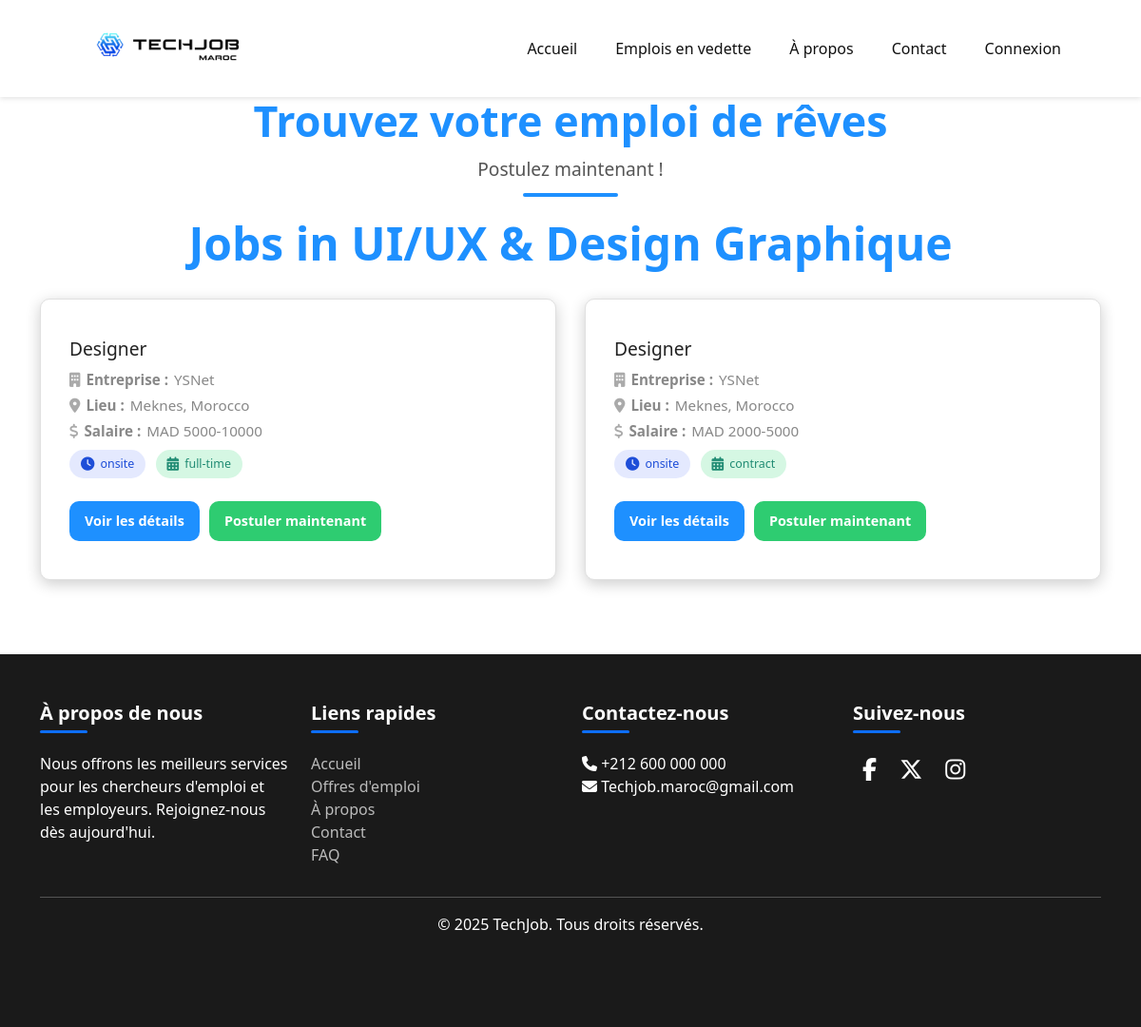
The app's page /Pages/JobsListing.php?category=9, older data.
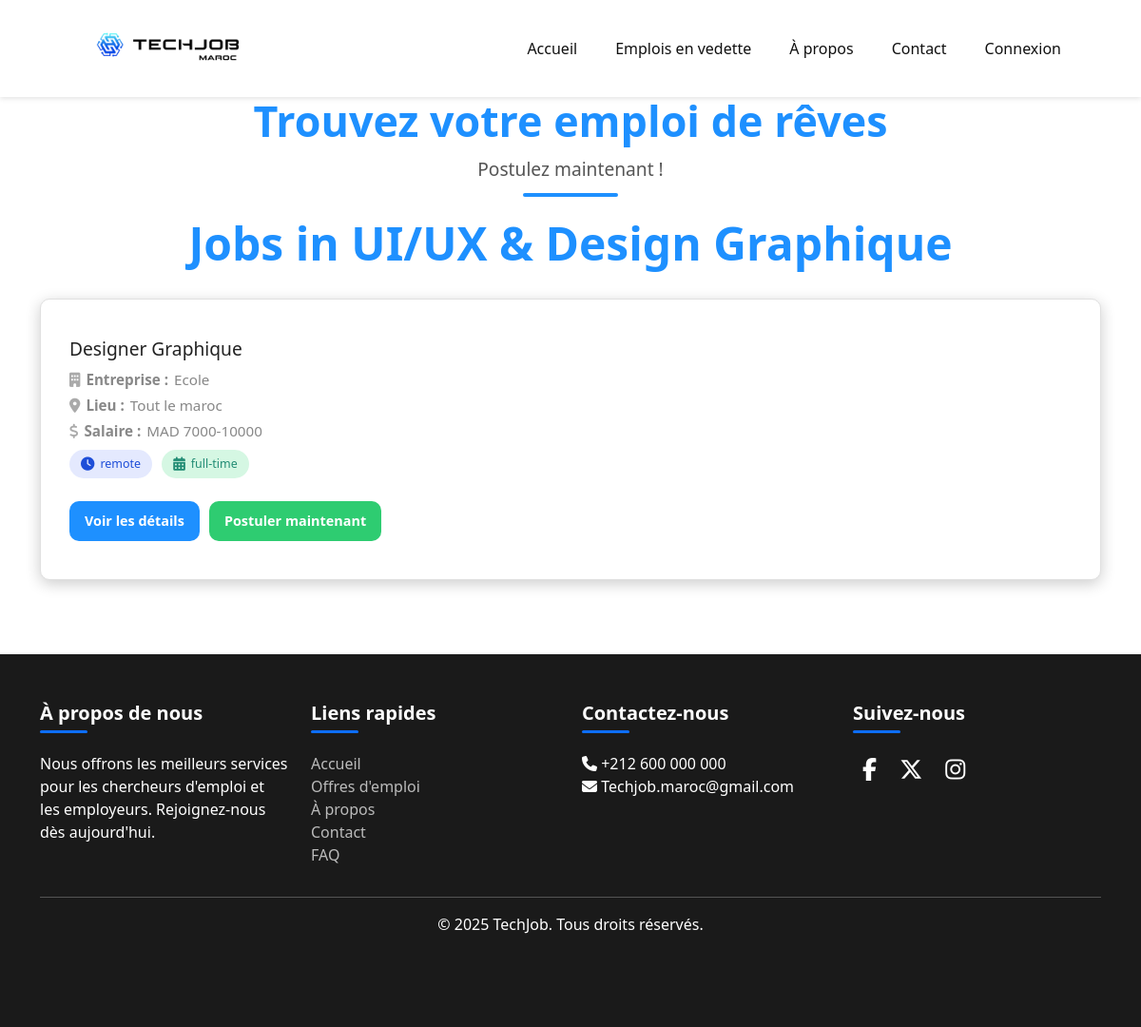
The same page, newer data.
### tables this page shows
CREATE TABLE IF NOT EXISTS `jobs` (
  `id` int(11) NOT NULL AUTO_INCREMENT,
  `postedBy` varchar(255) NOT NULL,
  `category` int(11) NOT NULL,
  `title` varchar(255) NOT NULL,
  `companyName` varchar(255) NOT NULL,
  `location` varchar(255) NOT NULL,
  `salaryRange` varchar(255) DEFAULT NULL,
  `duration` enum('part-time','full-time','contract','internship') NOT NULL,
  `type` enum('remote','onsite','mission') NOT NULL,
  `datePosted` datetime NOT NULL DEFAULT current_timestamp(),
  `skills` text DEFAULT NULL,
  `status` enum('active','closed') NOT NULL DEFAULT 'active',
  `numberOfApplicants` int(11) NOT NULL DEFAULT 0,
  `description` text NOT NULL,
  `requirements` text NOT NULL,
  `specializations` varchar(255) NOT NULL,
  `experience` enum('entry-level','mid-level','senior-level','expert-level') NOT NULL,
  PRIMARY KEY (`id`),
  KEY `postedBy` (`postedBy`),
  KEY `category` (`category`),
  CONSTRAINT `jobs_ibfk_1` FOREIGN KEY (`postedBy`) REFERENCES `users` (`userId`) ON DELETE CASCADE,
  CONSTRAINT `jobs_ibfk_2` FOREIGN KEY (`category`) REFERENCES `categories` (`id`) ON DELETE CASCADE
);

### includes/helper-functions.php (the view, shortened to what this page needs)
<?php
function fetchJobsByCategory($categoryId) {
    $conn = connectDB();
    $categoryId = mysqli_real_escape_string($conn, $categoryId);
    $sql = "SELECT id, title, companyName, location, salaryRange, type, duration, datePosted
            FROM jobs WHERE category = $categoryId AND status = 'active'";
    $result = mysqli_query($conn, $sql);
    $jobs = [];
    if ($result) {
        while ($row = mysqli_fetch_assoc($result)) {
            $jobs[] = $row;
        }
    }
    return $jobs;
}
function fetchCategoryName($categoryId) {
    $conn = connectDB();
    $categoryId = mysqli_real_escape_string($conn, $categoryId);
    $sql = "SELECT title FROM categories WHERE id = $categoryId";
    $result = mysqli_query($conn, $sql);
    $categoryName = '';
    if ($result && $row = mysqli_fetch_assoc($result)) {
        $categoryName = $row['title'];
    }
    return $categoryName;
}
function generateJobMarkup($job) {
    return "
    <div class='job-item' data-job-id='{$job['id']}'>
        <h3 class='job-title'>
             " . htmlspecialchars($job['title']) . "
        </h3>
        <p><i class='fas fa-building'></i> <strong>Entreprise :</strong> " . htmlspecialchars($job['companyName']) . "</p>
        <p><i class='fas fa-map-marker-alt'></i> <strong>Lieu :</strong> " . htmlspecialchars($job['location']) . "</p>
        <p><i class='fas fa-dollar-sign'></i> <strong>Salaire :</strong> " . htmlspecialchars($job['salaryRange']) . "</p>
        <div class='tags'>
            <span class='tag job-type'><i class='fas fa-clock'></i> " . htmlspecialchars($job['type']) . "</span>
            <span class='tag duration'><i class='fas fa-calendar-alt'></i> " . htmlspecialchars($job['duration']) . "</span>
        </div>
        <div class='button-group'>
            <button class='view-details' onclick='openModal(" . intval($job['id']) . ")'>Voir les détails</button>
            <form action='../Pages/JobApplication.php?jobId={$job['id']}' method='post' style='display:inline;'>
                <input type='hidden' name='jobId' value='{$job['id']}'>
                <button type='submit' class='apply-button'>Postuler maintenant</button>
            </form>
        </div>
    </div>";
}
?>

### Pages/JobsListing.php (shortened to what this page needs)
<?php
require_once "../includes/helper-functions.php";
$default = 0;
$categoryId = isset($_GET['category']) ? intval($_GET['category']) : $default;
if ($categoryId == $default) {
    $jobs = fetchAllJobs();
    $categoryName = '';
} else {
    $categoryName = "Jobs in " . fetchCategoryName($categoryId);
    $jobs = fetchJobsByCategory($categoryId);
}
?>
<!DOCTYPE html>
<html lang="en">
    <head>
        <link rel="stylesheet" href="https://cdnjs.cloudflare.com/ajax/libs/font-awesome/6.5.0/css/all.min.css">
        <link rel="stylesheet" href="../styles/generalStyles.css">
        <link rel="stylesheet" href="../styles/HomePage/header.css">
        <link rel="stylesheet" href="../styles/HomePage/footer.css">
        <link rel="stylesheet" href="../styles/HomePage/common-styles.css">
        <link rel="stylesheet" href="../css/joblisting.css">
    </head>
    <body>
    <?php
        include_once '../includes/applicant-header.php';
    ?>
    <div class="hero-text-wrapper">
    <h1 class="hero-title">Trouvez votre emploi de rêves</h1>
    <p class="hero-subtitle">Postulez maintenant !</p>
    <div class="hero-underline"></div>
    </div>
    <div class="container">
        <h1 class="page-title"><?= htmlspecialchars($categoryName) ?></h1>
        <div class="job-list">
            <?php foreach ($jobs as $job): ?>
                <?= generateJobMarkup($job); ?>
            <?php endforeach; ?>
        </div>
    </div>
    <?php include_once '../includes/footer.php'; ?>
        <?php include_once('../includes/footer.php') ?>
</body>
</html>

Row changes from the older to the newer data that the page shows:
removed jobs: title "Designer", companyName "YSNet", location "Meknes, Morocco", salaryRange "MAD 5000-10000", type "onsite", duration "full-time"
removed jobs: title "Designer", companyName "YSNet", location "Meknes, Morocco", salaryRange "MAD 2000-5000", type "onsite", duration "contract"
added jobs: title "Designer Graphique", companyName "Ecole", location "Tout le maroc", salaryRange "MAD 7000-10000", type "remote", duration "full-time"
